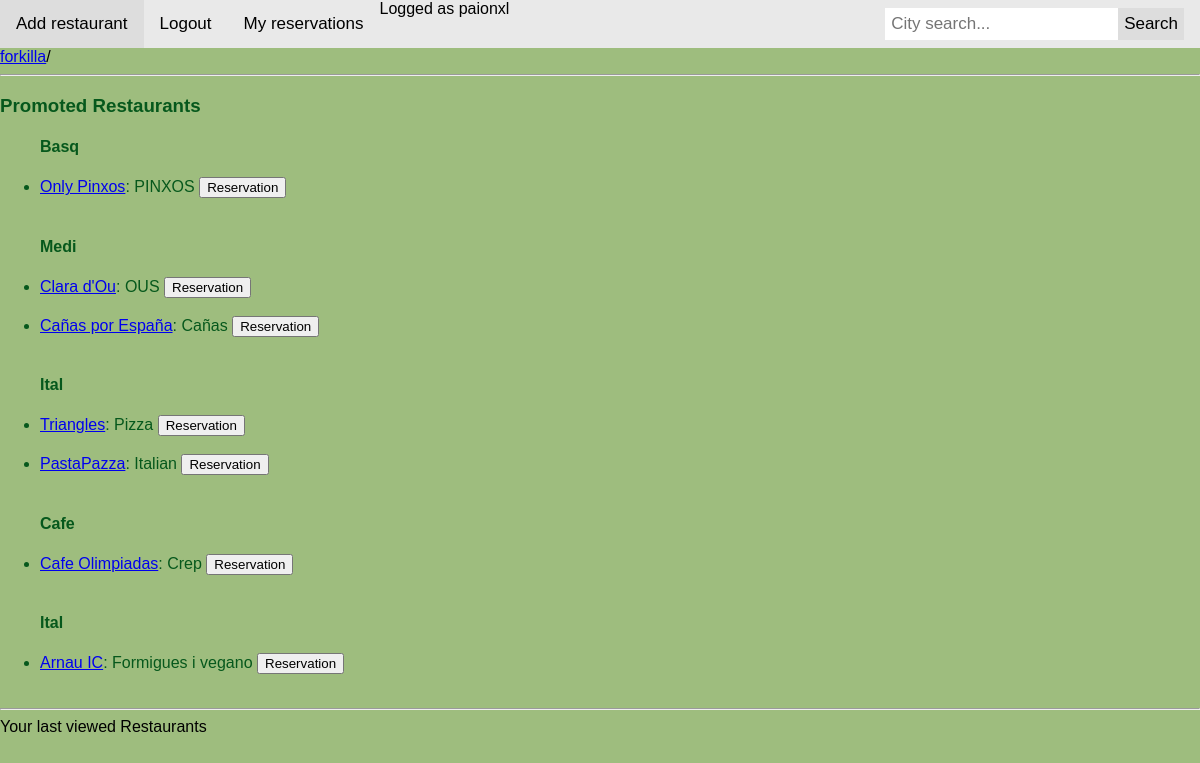
Screenshot of /forkilla/ (signed in) with the database file from the repository.
### forkilla/models.py (models this page shows, shortened)
class Restaurant(models.Model):
    CATEGORIES = (
        ("Rice", "Rice"),
        ("Fusi", "Fusion"),
        ("BBQ", "Barbecue"),
        ("Chin", "Chinese"),
        ("Medi", "Mediterranean"),
        ("Crep", "Creperie"),
        ("Hind", "Hindu"),
        ("Japa", "Japanese"),
        ("Ital", "Italian"),
        ("Mexi", "Mexican"),
        ("Peru", "Peruvian"),
        ("Russ", "Russian"),
        ("Turk", "Turkish"),
        ("Basq", "Basque"),
        ("Vegy", "Vegetarian"),
        ("Afri", "African"),
        ("Egyp", "Egyptian"),
        ("Grek", "Greek")
    )
    _d_categories = dict(CATEGORIES)
    restaurant_number = models.CharField(max_length=8, unique=True)
    name = models.CharField(max_length=50)
    menu_description = models.TextField()
    price_average = models.DecimalField(max_digits=5, decimal_places=2)
    is_promot = models.BooleanField()
    rate = models.DecimalField(max_digits=3, decimal_places=1)
    address = models.CharField(max_length=50)
    city = models.CharField(max_length=50)
    country = models.CharField(max_length=50)
    featured_photo = models.ImageField()
    category = models.CharField(max_length=5, choices=CATEGORIES)
    restaurant_capacity = models.PositiveIntegerField(max_length=3)

### forkilla/views.py (the view)
def index(request):
    restaurants_by_city = Restaurant.objects.filter(is_promot="True")
    promoted = True
    viewedrestaurants = _check_session(request)
    context = {
        'restaurants': restaurants_by_city,
        'user_name': request.user.username,
        'promoted': promoted,
        'admin': request.user.is_superuser,
        'viewedrestaurants': viewedrestaurants,
        'logged': request.user.is_authenticated(),
    }
    return render(request, 'forkilla/restaurants.html', context)

### forkilla/views.py (called while the page is built)
def _check_session(request):
    if "viewedrestaurants" not in request.session:
        viewedrestaurants = ViewedRestaurants()
        viewedrestaurants.save()
        request.session["viewedrestaurants"] = viewedrestaurants.id_vr
    else:
        viewedrestaurants = ViewedRestaurants.objects.get(id_vr=request.session["viewedrestaurants"])
    return viewedrestaurants

### templates/forkilla/restaurants.html (shortened to what this page needs)
{% extends 'forkilla/base.html' %}
{% block content %}
<html>
    <head>
    </head>
    <body style="background-color: #9ebd7e;">
        <header>
            <hr/>
        </header>
        <main>
            <article>
                {% if restaurants %}
                    {% if promoted %}
                        <h3 style="color: #06581c;">Promoted Restaurants</h3>
                    {% else %}
                        {% if not city%}
                            <h3 style="color: #06581c;">All restaurants</h3>
                        {% endif %}
                    {% endif %}
                    <form action="{% url 'reservation'%}" method="get">
                        <ul>
                        {% for restaurant in restaurants %}
                            {% ifchanged restaurant.category %}
                                <h4 style="color: #06581c;"> <b>{{restaurant.category}}</b> </h4>
                            {% endifchanged %}
                            <li style="color: #06581c;" >
                                <a href="{% url 'restaurant' restaurant.restaurant_number%}"> {{restaurant.name}}</a>: {{restaurant.menu_description}}
                                <button type="submit" name="reservation" value={{restaurant.restaurant_number}}> Reservation </button>
                            </li>
                            <br>
                        {% endfor %}
                        </ul>
                    </form>
                {% else %}
                    <p style="color: #06581c;">No restaurants are available.</p>
                {% endif %}
            </article>
        </main>
    </body>
</html>
{% endblock %}

### templates/forkilla/base.html (shortened to what this page needs)
<div class="topnav">
    {% if admin %}
        <a href="{%url 'addrestaurant' %}"> Add restaurant </a>
    {% endif %}
    {% if logged %}
        <a href="{%url 'logout' %}?next={{next_url}}"> Logout </a>
        <a href="{%url 'reservations' %}"> My reservations </a>
        Logged as {{user_name}}
    {% else %}
        <a href="{%url 'login' %}?next={{next_url}}"> Login </a>
        <a href="{%url 'register' %}"> Registration </a>
    {% endif %}
    <div class="search-container">
    <form action="{% url 'restaurants'%}" method="SET" style="margin: 0">
        <input  id="search_box" type="text" name="search_box"  placeholder="City search..." >
        <button id="search_submit" type="submit" >Search</button>
    </form>
    </div>
</div>
<nav>
    <a href="{% url 'restaurants'%}">forkilla</a>/
</nav>
{% block content %}
{% endblock content%}
<hr/>
Your last viewed Restaurants <br>

### templates/forkilla/base.html (style rules this page uses)
* { box-sizing: border-box; }
body { margin: 0; font-family: Arial, Helvetica, sans-serif; }
.topnav { overflow: hidden; background-color: #e9e9e9; }
.topnav a { float: left; display: block; color: black; text-align: center; padding: 14px 16px; text-decoration: none; font-size: 17px; }
.topnav .search-container { float: right; }
.topnav input[type=text] { padding: 6px; margin-top: 8px; font-size: 17px; border: none; }
.topnav .search-container button { float: right; padding: 6px; margin-top: 8px; margin-right: 16px; background: #ddd; font-size: 17px; border: none; cursor: pointer; }

### rows the page displays
Restaurant: category "Basq", name "Only Pinxos", menu_description "PINXOS", {{ restaurant.restaurant_number }} 09186666 (drawn)
Restaurant: category "Medi", name "Clara d'Ou", menu_description "OUS", {{ restaurant.restaurant_number }} 00000003 (drawn)
Restaurant: name "Cañas por España", menu_description "Cañas", {{ restaurant.restaurant_number }} 00000006 (drawn)
Restaurant: category "Ital", name "Triangles", menu_description "Pizza", {{ restaurant.restaurant_number }} 00000009 (drawn)
Restaurant: name "PastaPazza", menu_description "Italian", {{ restaurant.restaurant_number }} 00000010 (drawn)
Restaurant: category "Cafe", name "Cafe Olimpiadas", menu_description "Crep", {{ restaurant.restaurant_number }} 00000012 (drawn)
Restaurant: category "Ital", name "Arnau IC", menu_description "Formigues i vegano", {{ restaurant.restaurant_number }} 00000015 (drawn)

### other values shown
{{ user_name }} "paionxl"
